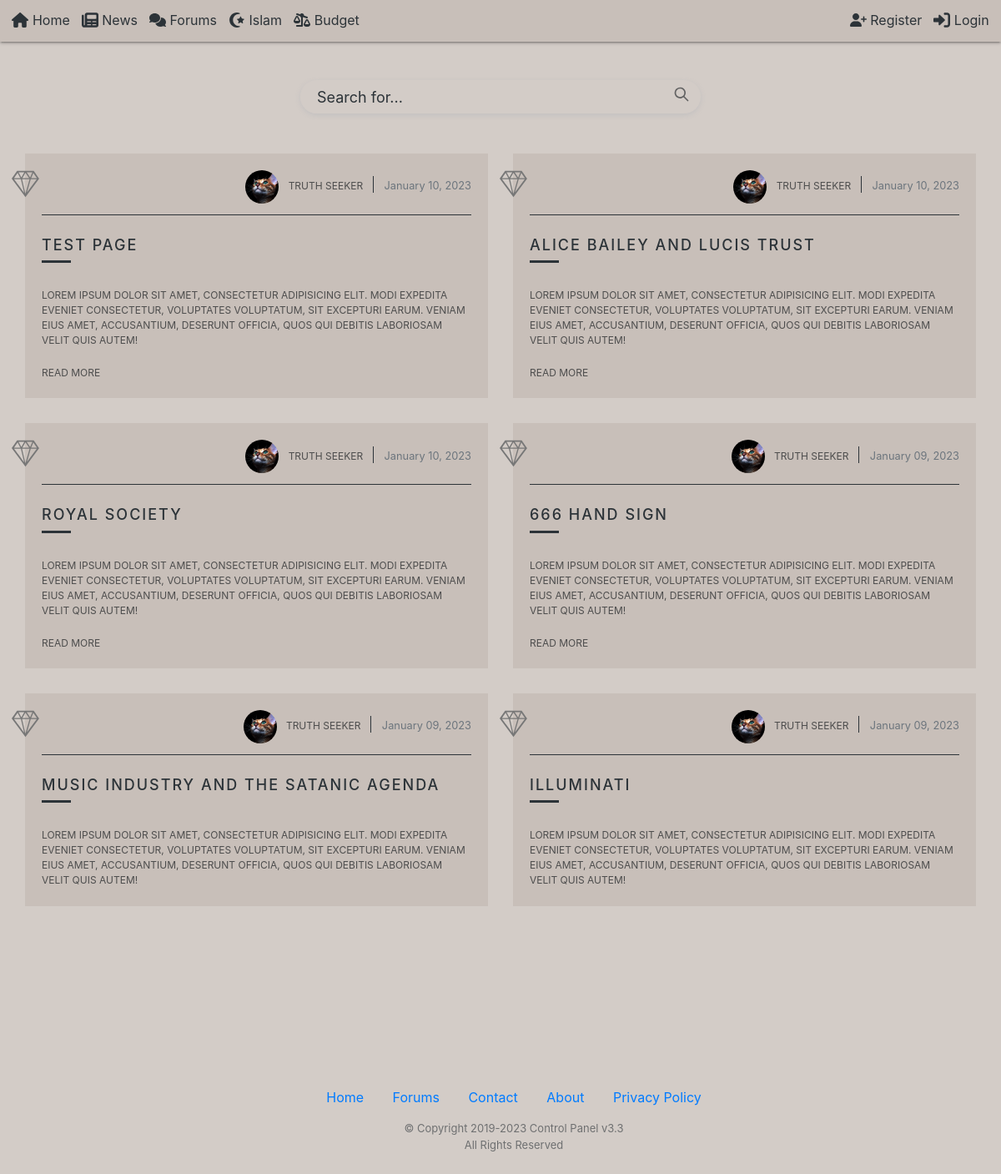
The page /stream/ on the database its author committed.
### blog/models.py (models this page shows, shortened)
class Post(models.Model):
    author = models.ForeignKey(User, on_delete=models.CASCADE)
    title = models.CharField(max_length=66)
    image = models.ImageField(upload_to='preview_photos', verbose_name='Caption Image')
    content = RichTextUploadingField(config_name='default',null=True)
    tags = models.ManyToManyField(Tag, related_name='tags')
    date_posted = models.DateTimeField(default=timezone.now,verbose_name='Date Posted')

### users/models.py (models this page shows, shortened)
class Profile(models.Model):
    user = models.OneToOneField(User, on_delete=models.CASCADE)
    about_me = models.TextField(max_length=250,null=True,blank=True)
    dob = models.DateField(default=date.today,verbose_name='D.O.B.',blank=True)
    image = models.ImageField(default='default.png', upload_to='profile_pics')
    profile_created = models.DateTimeField(default=timezone.now,verbose_name='Date Created')

### blog/views.py (the view)
# urls.py: path('stream/', PostListView.as_view(), name='blog-stream'),
class PostListView(ListView):
    model = Post
    template_name = 'blog/stream.html' # <app>/<model>_<viewtype>.html
    context_object_name = 'posts'
    ordering = ['-date_posted']
    paginate_by = 6
    extra_context = {'title': 'Stream'}
    def get_context_data(self, **kwargs):
        context = super(PostListView, self).get_context_data(**kwargs)
        context.update(self.extra_context)
        return context

### blog/templates/blog/stream.html (shortened to what this page needs)
{% extends "blog/base.html" %}
{% load crispy_forms_tags %}
{% load static %}
{% block content %}
<head>
</head>
<form class="search-wrapper ml-auto mr-auto" action="{% url 'search_query' %}" method="GET" accept-charset="utf-8">
    <input class="search-input" type="text" name="q" placeholder="Search for...">
    <button class="btn-transparent" type="submit">
    </button>
</form>
<div class="row infinite-container">
  {% for post in posts %}
    {% include "blog/includes/article-posts.html" %}
  {% endfor %}
</div>
{% endblock content %}

### blog/templates/blog/includes/article-posts.html (shortened to what this page needs)
{% load static %}
<div class="col-md-6 item infinite-item">
  <div class="item-in">
    <div class="article-metadata">
      <div class="icon">
        <a href="#">
          </a>
      </div>
      <div style="float: right;">
        <a class="mr-2" href="{% url 'user-posts' post.author.username %}">
          <img class="rounded-circle article-img mr-2" src="{{ post.author.profile.image.url }}" alt="">
          {% if post.author.first_name and post.author.last_name %}
            {{ post.author.get_full_name|title }}
          {% else %}
            {{ post.author.username|title }}
          {% endif %}
        </a>
        <span class='vl'>
          <small class="text-muted">{{ post.date_posted|date:"F d, Y" }}</small>
        </span>
      </div>
    </div>
    <a href="{% url 'post-detail' post.id %}">
      <h4>{{ post.title }}</h4>
      <div class="seperator"></div>
      <p>Lorem ipsum dolor sit amet, consectetur adipisicing elit. Modi expedita eveniet consectetur, voluptates voluptatum, sit excepturi earum. Veniam eius amet, accusantium, deserunt officia, quos qui debitis laboriosam velit quis autem!</p>
      Read More
    </a>
  </div>
</div>

### blog/static/blog/css/main.css (style rules this page uses)
:root { --app-bg: hsl(25,12%,80.4%); --text-color: hsl(205,12%,19.6%); --surface-bg: hsl(24,12%,75.5%); --border-color: hsl(24.5,12.5%,65.5%); --muted-text: hsl(0,0%,30%); }
body { background: var(--app-bg); color: var(--text-color); }
h1, h2, h3, h4, h5, h6 { color: var(--text-color); }
input { background-color: transparent; border: none; color: var(--text-color); border-bottom: .1rem solid rgba(0,123,255,.25); border-radius: 0; outline: none; height: 3rem; width: 100%; font-size: 16px; margin: 0 0 2rem 0; padding: 0; -webkit-box-shadow: none; box-shadow: none; -webkit-box-sizing: content-box; box-sizing: content-box; -webkit-transition: border .3s, -webkit-box-shadow .3s; transition: border .3s, -webkit-box-shadow .3s; transition: box-shadow .3s, border .3s; transition: box-shadow .3s, border .3s, -webkit-box-shadow .3s; }
.icon { display: block; line-height: 2.5rem; }
.article-img { height: 40px; width: 40px; margin-right: 16px; }
.article-metadata { padding-bottom: 3.3rem; border-bottom: 1px solid var(--text-color); }
.vl { border-left: solid 1px var(--text-color); padding-left: 13px; }
.row { padding: 3rem 0; }
.seperator { margin-bottom: 30px; width: 35px; height: 3px; background: var(--text-color); border: none; }
.item { position: relative; margin-bottom: 30px; min-height: 1px; float: left; -webkit-backface-visibility: hidden; -webkit-tap-highlight-color: transparent; -webkit-touch-callout: none; -webkit-user-select: none; -moz-user-select: none; -ms-user-select: none; user-select: none; }
.item .item-in { background: var(--surface-bg); padding: 20px; position: relative; }
.item .item-in::before { content: ""; position: absolute; bottom: 0px; height: 2px; width: 0%; background: var(--text-color); right: 0px; transition: width 0.4s; }
.item h4 { font-size: 18px; margin-top: 25px; letter-spacing: 2px; text-transform: uppercase; }
.item p { font-size: 12px; }
.item a { font-size: 12px; text-transform: uppercase; color: var(--muted-text); }
.item .icon { position: absolute; left: -16px; cursor: pointer; }
.item .icon a { font-size: 14px; font-weight: 400; text-transform: none; }
.item .icon svg { width: 33px; height: 33px; float: left; }
.search-wrapper { border-radius: 20px; background-color: var(--search-area-bg); height: 40px; display: flex; justify-content: space-between; align-items: center; width: 100%; max-width: 480px; color: var(--light-font); box-shadow: 0 2px 6px 0 rgba(136,148,171,.2),0 24px 20px -24px rgba(71,82,107,.1); }
.search-input { border: none !important; border-radius: 20px 0 0 20px !important; flex: 1; outline: none !important; height: 100% !important; padding: 0 20px !important; margin: 0 !important; font-size: 18px !important; background-color: var(--app-bg) !important; color: var(--text-color) !important; overflow: hidden; }
.search-input:placeholder { color: var(--text-color); opacity: .6; }
.btn-transparent { background-color: transparent; border: .1rem solid transparent; border-radius: 0 20px 20px 0; padding: .375rem .75rem; cursor: pointer; }
::placeholder { color: var(--text-color); }

### rows shown on the page
Post: author.profile.image (picture), author.get_full_name "TRUTH SEEKER", date_posted "January 10, 2023", title "TEST PAGE"
Post: author.profile.image (picture), author.get_full_name "TRUTH SEEKER", date_posted "January 10, 2023", title "ALICE BAILEY AND LUCIS TRUST"
Post: author.profile.image (picture), author.get_full_name "TRUTH SEEKER", date_posted "January 10, 2023", title "ROYAL SOCIETY"
Post: author.profile.image (picture), author.get_full_name "TRUTH SEEKER", date_posted "January 09, 2023", title "666 HAND SIGN"
Post: author.profile.image (picture), author.get_full_name "TRUTH SEEKER", date_posted "January 09, 2023", title "MUSIC INDUSTRY AND THE SATANIC AGENDA"
Post: author.profile.image (picture), author.get_full_name "TRUTH SEEKER", date_posted "January 09, 2023", title "ILLUMINATI"
